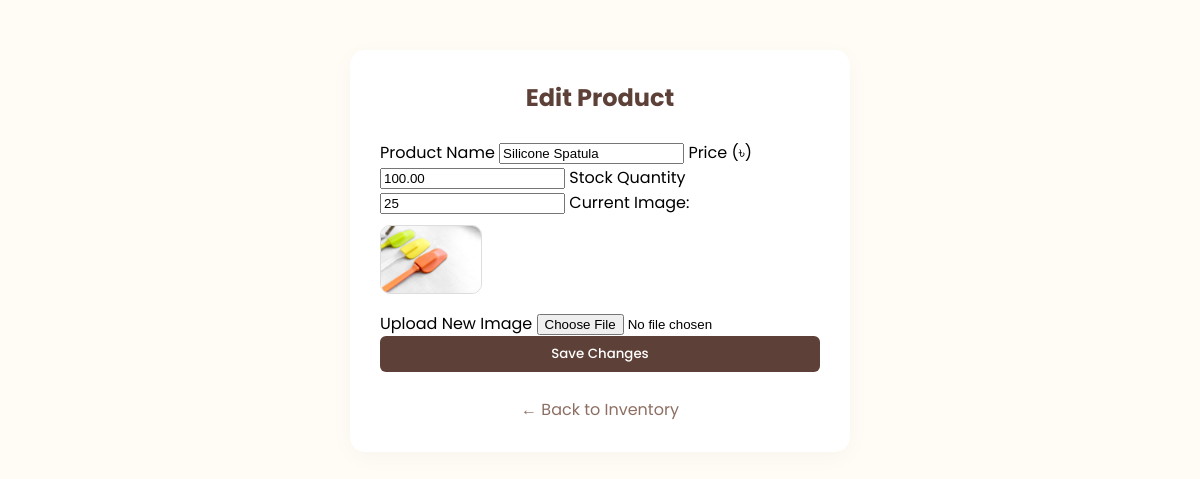
The app's page /Controller/edit_product.php?id=8 (signed in) with its own data.
### tables this page shows
CREATE TABLE `products` (
  `id` int(11) NOT NULL,
  `name` varchar(255) NOT NULL,
  `category` varchar(100) NOT NULL,
  `price` decimal(10,2) NOT NULL,
  `stock` int(11) NOT NULL,
  `image` varchar(255) DEFAULT NULL
);

### Controller/edit_product.php (the view, shortened to what this page needs)
<?php
include '../Model/db.php';
$id = mysqli_real_escape_string($conn, $_GET['id']);
$res = mysqli_query($conn, "SELECT * FROM products WHERE id='$id'");
$data = mysqli_fetch_assoc($res);
?>
<!DOCTYPE html>
<html>
<head>
    <link rel="stylesheet" href="../admin_style.css">
</head>
<body>
    <div class="edit-container">
        <div class="card">
            <h2 style="text-align:center; color:#5d4037;">Edit Product</h2>
            <form method="POST" enctype="multipart/form-data">
                <label>Product Name</label>
                <input type="text" name="p_name" value="<?php echo $data['name']; ?>" required>
                <label>Price (৳)</label>
                <input type="number" step="0.01" name="price" value="<?php echo $data['price']; ?>" required>
                <label>Stock Quantity</label>
                <input type="number" name="stock" value="<?php echo $data['stock']; ?>" required>
                <label>Current Image:</label><br>
                <img src="uploads/<?php echo $data['image']; ?>" class="current-img"><br>
                <label>Upload New Image</label>
                <input type="file" name="p_image">
                <button type="submit" name="update_product" class="btn" style="width:100%;">Save Changes</button>
            </form>
            <br>
            <a href="../View/manage_inventory.php" style="display:block; text-align:center; color:#8d6e63; text-decoration:none;">← Back to Inventory</a>
        </div>
    </div>
</body>
</html>

### admin_style.css (style rules this page uses)
:root { --primary: #5d4037; --primary-hover: #4a332c; --bg: #fffcf5; --white: #ffffff; --border: #eeeeee; --text-muted: #dcd0c0; }
body { display: flex; margin: 0; font-family: 'Poppins', sans-serif; background: var(--bg); }
.card { background: var(--white); padding: 30px; border-radius: 15px; box-shadow: 0 5px 25px rgba(0,0,0,0.03); margin-bottom: 30px; }
.card h2 { color: var(--primary); margin-top: 0; margin-bottom: 25px; font-size: 24px; }
.btn { background: var(--primary); color: white; padding: 8px 18px; border-radius: 6px; text-decoration: none; border: none; cursor: pointer; font-family: 'Poppins', sans-serif; font-weight: 500; transition: 0.3s; }

### Controller/edit_product.php (style rules this page uses)
.edit-container { max-width: 500px; margin: 50px auto; }
.current-img { width: 100px; border-radius: 10px; margin: 10px 0; border: 1px solid #ddd; }

### records on screen
products: p_name "Silicone Spatula", price "100.00", stock "25", image (picture)
